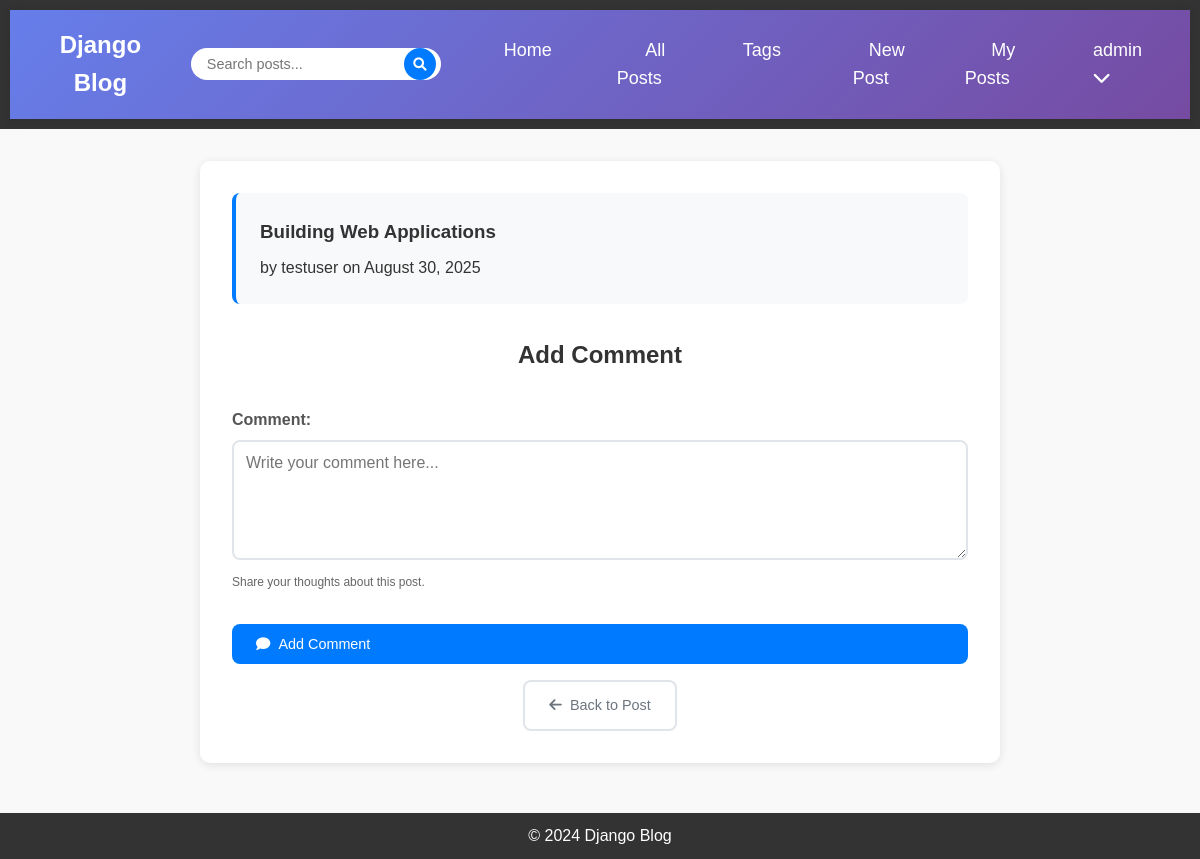
Screenshot of /post/9/comment/add/ (signed in) with the database file from the repository.
### blog/models.py (models this page shows, shortened)
class Post(models.Model):
    title = models.CharField(max_length=200)
    content = models.TextField()
    published_date = models.DateTimeField(auto_now_add=True)
    updated_date = models.DateTimeField(auto_now=True)
    author = models.ForeignKey(User, on_delete=models.CASCADE)
    tags = models.ManyToManyField(Tag, blank=True, related_name='posts')
    def get_absolute_url(self):
        return reverse('post-detail', kwargs={'pk': self.pk})
    class Meta:
        ordering = ['-published_date']

### blog/views.py (the view)
# urls.py: path('post/<int:post_id>/comment/add/', views.add_comment, name='add-comment'),
@login_required
def add_comment(request, post_id):
    post = get_object_or_404(Post, pk=post_id)
    if request.method == 'POST':
        form = CommentForm(request.POST)
        if form.is_valid():
            comment = form.save(commit=False)
            comment.author = request.user
            comment.post = post
            comment.save()
            messages.success(request, 'Your comment has been added successfully!')
            return redirect('post-detail', pk=post_id)
    else:
        form = CommentForm()
    return render(request, 'blog/add_comment.html', {
        'form': form,
        'post': post,
        'title': 'Add Comment'
    })

### blog/forms.py (shortened to what this page needs)
class CommentForm(forms.ModelForm):
    class Meta:
        model = Comment
        fields = ['content']
        widgets = {
            'content': forms.Textarea(attrs={
                'class': 'form-control',
                'placeholder': 'Write your comment here...',
                'rows': 4,
                'style': 'resize: vertical;'
            })
        }
        help_texts = {
            'content': 'Share your thoughts about this post.'
        }
    def __init__(self, *args, **kwargs):
        super().__init__(*args, **kwargs)
        self.fields['content'].required = True
        self.fields['content'].label = 'Comment'

### blog/templates/blog/add_comment.html (shortened to what this page needs)
{% extends 'blog/base.html' %}
{% load static %}
{% block content %}
<div class="add-comment-container">
    <div class="post-context">
        <h3>{{ post.title }}</h3>
        <p class="text-muted">by {{ post.author.username }} on {{ post.published_date|date:"F d, Y" }}</p>
    </div>
    <div class="form-header">
        <h2>{{ title }}</h2>
    </div>
    <div class="form-content">
        <form method="post" class="comment-form">
            <div class="form-group">
                {{ form.content.label_tag }}
                {{ form.content }}
                {% if form.content.help_text %}
                    <small class="form-text text-muted">{{ form.content.help_text }}</small>
                {% endif %}
            </div>
            <div class="form-actions">
                <button type="submit" class="btn btn-primary">
                    <i class="fas fa-comment"></i> Add Comment
                </button>
                <a href="{{ post.get_absolute_url }}" class="btn btn-outline">
                    <i class="fas fa-arrow-left"></i> Back to Post
                </a>
            </div>
        </form>
    </div>
</div>
{% endblock %}

### blog/templates/blog/base.html (shortened to what this page needs)
{% load static %}
<!DOCTYPE html>
<html lang="en">
<head>
    <link rel="stylesheet" href="https://cdnjs.cloudflare.com/ajax/libs/font-awesome/6.0.0/css/all.min.css">
    <link rel="stylesheet" href="{% static 'css/styles.css' %}">
</head>
<body>
    <header>
        <nav class="navbar">
            <div class="nav-brand">
                <a href="{% url 'home' %}">Django Blog</a>
            </div>
            <div class="nav-search">
                <form method="GET" action="{% url 'search-results' %}" class="search-form">
                    <div class="search-input-group">
                        <input type="text" name="q" placeholder="Search posts..." value="{{ request.GET.q }}" class="search-input">
                        <button type="submit" class="search-btn">
                            <i class="fas fa-search"></i>
                        </button>
                    </div>
                </form>
            </div>
            <div class="nav-menu">
                <ul class="nav-links">
                    <li><a href="{% url 'home' %}">Home</a></li>
                    <li><a href="{% url 'post-list' %}">All Posts</a></li>
                    <li><a href="{% url 'tag-list' %}">Tags</a></li>
                    {% if user.is_authenticated %}
                        <li><a href="{% url 'post-create' %}">New Post</a></li>
                        <li><a href="{% url 'user-posts' user.username %}">My Posts</a></li>
                        <li class="nav-dropdown">
                            <a href="#" class="dropdown-toggle">{{ user.username }} <i class="fas fa-chevron-down"></i></a>
                        </li>
                    {% else %}
                        <li><a href="{% url 'login' %}">Login</a></li>
                        <li><a href="{% url 'register' %}">Register</a></li>
                    {% endif %}
                </ul>
            </div>
        </nav>
    </header>
    <div class="content">
        {% block content %}{% endblock %}
    </div>
    <footer>
        <p>&copy; 2024 Django Blog</p>
    </footer>
</body>
</html>

### blog/static/css/styles.css (style rules this page uses)
* { margin: 0; padding: 0; box-sizing: border-box; }
body { font-family: Arial, sans-serif; background-color: #f9f9f9; color: #333; line-height: 1.6; }
header { background-color: #333; padding: 10px; text-align: center; }
header nav ul { list-style-type: none; }
header nav ul li { display: inline; margin: 0 15px; }
header nav ul li a { color: white; text-decoration: none; font-size: 18px; transition: color 0.3s; }
.content { margin: 20px; max-width: 1200px; margin-left: auto; margin-right: auto; }
.form-group { margin-bottom: 20px; }
.form-group label { display: block; margin-bottom: 5px; font-weight: bold; color: #555; }
.form-control { width: 100%; padding: 10px; border: 1px solid #ddd; border-radius: 4px; font-size: 16px; transition: border-color 0.3s; }
.form-text { display: block; margin-top: 5px; font-size: 12px; color: #666; }
.btn-primary { background-color: #007bff; color: white; padding: 12px 30px; border: none; border-radius: 4px; font-size: 16px; cursor: pointer; width: 100%; transition: background-color 0.3s; }
footer { text-align: center; margin-top: 50px; padding: 10px; background-color: #333; color: white; }
.form-header { text-align: center; margin-bottom: 30px; }
.form-header h2 { color: #333; margin-bottom: 10px; }
.form-actions { display: flex; gap: 15px; flex-wrap: wrap; margin-top: 30px; }
.btn { display: inline-block; padding: 10px 20px; text-decoration: none; border-radius: 4px; font-size: 14px; font-weight: 500; text-align: center; transition: all 0.3s; border: 1px solid transparent; cursor: pointer; }
.btn-primary { background-color: #007bff; color: white; border-color: #007bff; }
.btn-outline { background-color: transparent; color: #007bff; border-color: #007bff; }

### blog/templates/blog/base.html (style rules this page uses)
.navbar { display: flex; justify-content: space-between; align-items: center; padding: 1rem 2rem; background: linear-gradient(135deg, #667eea 0%, #764ba2 100%); box-shadow: 0 2px 10px rgba(0,0,0,0.1); position: sticky; top: 0; z-index: 1000; }
.nav-brand a { color: white; text-decoration: none; font-size: 1.5rem; font-weight: bold; }
.nav-search { flex: 1; max-width: 400px; margin: 0 2rem; }
.search-form { width: 100%; }
.search-input-group { position: relative; display: flex; }
.search-input { flex: 1; padding: 0.5rem 3rem 0.5rem 1rem; border: none; border-radius: 25px; font-size: 0.9rem; outline: none; }
.search-btn { position: absolute; right: 5px; top: 50%; transform: translateY(-50%); background: #007bff; color: white; border: none; border-radius: 50%; width: 32px; height: 32px; cursor: pointer; display: flex; align-items: center; justify-content: center; transition: background 0.2s ease; }
.nav-menu { display: flex; align-items: center; }
.nav-links { display: flex; list-style: none; margin: 0; padding: 0; gap: 1rem; }
.nav-links a { color: white; text-decoration: none; padding: 0.5rem 1rem; border-radius: 20px; transition: background 0.2s ease; }
.nav-dropdown { position: relative; }
.dropdown-toggle { cursor: pointer; }
.btn { display: inline-block; padding: 0.5rem 1rem; border: none; border-radius: 5px; text-decoration: none; cursor: pointer; transition: all 0.2s ease; font-size: 0.9rem; }
.btn-primary { background: #007bff; color: white; }
.btn-outline { background: transparent; border: 2px solid #007bff; color: #007bff; }
.form-control { width: 100%; padding: 0.5rem; border: 1px solid #ced4da; border-radius: 5px; font-size: 1rem; }

### rows the page displays
Post: title "Building Web Applications", author.username "testuser", published_date "August 30, 2025"

### other values shown
{{ user.username }} "admin"
{{ title }} "Add Comment"
